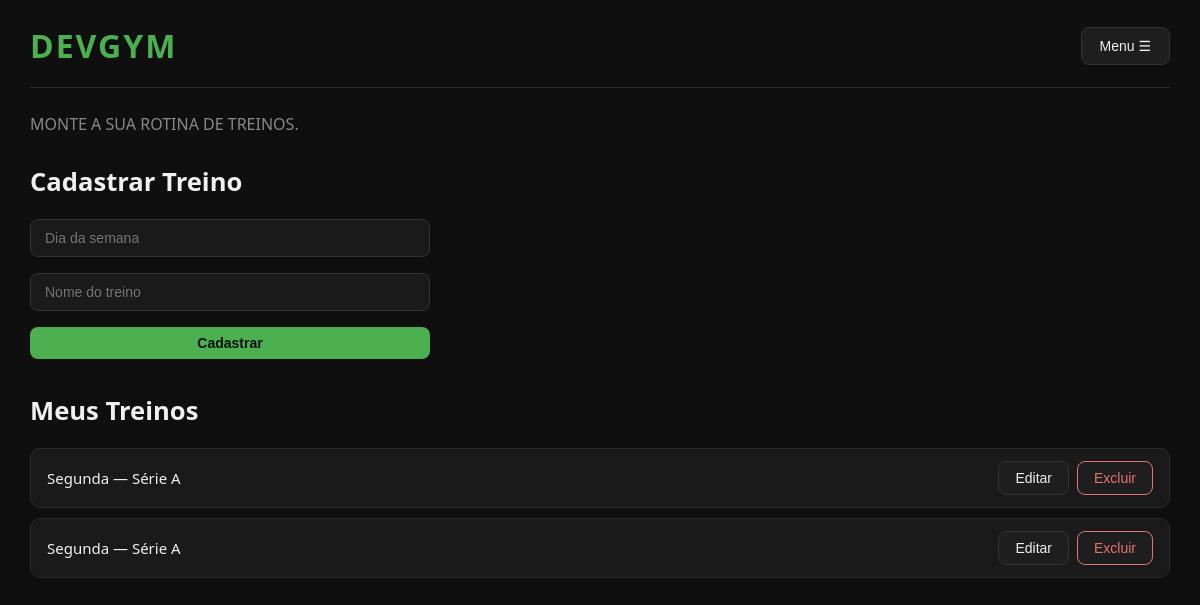
/ (signed in), run on the app's committed database.
### Projeto academia/app.py (models this page shows)
class Treino(db.Model):
    id = db.Column(db.Integer, primary_key=True)
    dia_semana = db.Column(db.String(20), nullable=False)
    nome = db.Column(db.String(100), nullable=False)
    usuario_id = db.Column(db.Integer, db.ForeignKey('usuario.id'), nullable=False)
    data_criacao = db.Column(db.DateTime, default=datetime.utcnow)
    ativo = db.Column(db.Boolean, default=True)
    notas = db.Column(db.Text, default="")
    exercicios = db.relationship('Exercicio', backref='treino', cascade="all, delete-orphan")

### Projeto academia/app.py (the view)
@app.route('/')
def index():
    if 'usuario_id' not in session:
        return redirect('/login')
    treinos = Treino.query.filter_by(usuario_id=session['usuario_id'], ativo=True).all()
    return render_template('index.html', treinos=treinos)

### Projeto academia/templates/index.html
{% extends 'base.html' %}
{% block content %}
<p style="color: #888; margin-bottom: 24px;">MONTE A SUA ROTINA DE TREINOS.</p>
<h2>Cadastrar Treino</h2>
<form action="/treino" method="post" style="max-width: 400px;">
    <input type="text" name="dia_semana" placeholder="Dia da semana">
    <input type="text" name="nome_treino" placeholder="Nome do treino">
    <button type="submit">Cadastrar</button>
</form>
<h2 style="margin-top: 32px;">Meus Treinos</h2>
{% for treino in treinos %}
<div class="treino-item">
    <a href="/treino/{{ treino.id }}">{{ treino.dia_semana }} — {{ treino.nome }}</a>
    <div style="display: flex; gap: 8px; margin-left: auto;">
        <a href="/treino/{{ treino.id }}/editar">
            <button>Editar</button>
        </a>
        <form action="/treino/{{ treino.id }}/delete" method="post">
            <button type="button" onclick="this.closest('form').submit()" style="background:#1e1e1e; border-color:#e57373; color:#e57373;">Excluir</button>
        </form>
    </div>
</div>
{% else %}
<p style="color: #555;">Nenhum treino cadastrado ainda.</p>
{% endfor %}
{% endblock %}

### Projeto academia/static/style.css (style rules this page uses)
* { margin: 0; padding: 0; box-sizing: border-box; }
body { background-color: #0f0f0f; color: #f0f0f0; font-family: 'Segoe UI', sans-serif; font-size: 16px; line-height: 1.6; padding: 20px 30px; }
h1, h2, h3, h4 { color: #f0f0f0; font-weight: 600; }
h2 { font-size: 1.6rem; margin-bottom: 16px; }
p { color: #aaa; margin-bottom: 8px; }
a { color: #4CAF50; text-decoration: none; }
button { background-color: #1e1e1e; color: #f0f0f0; border: 1px solid #333; padding: 8px 16px; border-radius: 8px; cursor: pointer; font-size: 14px; transition: background 0.2s, border-color 0.2s; }
button[type="submit"] { background-color: #4CAF50; color: #0f0f0f; border: none; font-weight: 600; }
input[type="text"], input[type="email"], input[type="password"], input[type="number"], textarea, select { background-color: #1a1a1a; color: #f0f0f0; border: 1px solid #333; border-radius: 8px; padding: 10px 14px; font-size: 14px; width: 100%; transition: border-color 0.2s; margin-bottom: 8px; }
form { display: flex; flex-direction: column; gap: 8px; }
.treino-item { display: flex; align-items: center; gap: 10px; background: #1a1a1a; border: 1px solid #2a2a2a; border-radius: 10px; padding: 12px 16px; margin-bottom: 10px; transition: border-color 0.2s; }
.treino-item a { flex: 1; color: #f0f0f0; font-size: 15px; }

### data on the page
Treino: dia_semana "Segunda", nome "Série A"
Treino: dia_semana "Segunda", nome "Série A"
